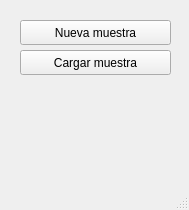
<?xml version="1.0" encoding="UTF-8"?>
<ui version="4.0">
 <class>MainWindow</class>
 <widget class="QMainWindow" name="MainWindow">
  <property name="geometry">
   <rect>
    <x>0</x>
    <y>0</y>
    <width>189</width>
    <height>210</height>
   </rect>
  </property>
  <property name="windowTitle">
   <string>MainWindow</string>
  </property>
  <widget class="QWidget" name="centralwidget">
   <widget class="QPushButton" name="pushButton">
    <property name="geometry">
     <rect>
      <x>20</x>
      <y>20</y>
      <width>151</width>
      <height>25</height>
     </rect>
    </property>
    <property name="text">
     <string>Nueva muestra</string>
    </property>
   </widget>
   <widget class="QPushButton" name="pushButton_2">
    <property name="geometry">
     <rect>
      <x>20</x>
      <y>50</y>
      <width>151</width>
      <height>25</height>
     </rect>
    </property>
    <property name="text">
     <string>Cargar muestra</string>
    </property>
   </widget>
  </widget>
  <widget class="QMenuBar" name="menubar">
   <property name="geometry">
    <rect>
     <x>0</x>
     <y>0</y>
     <width>189</width>
     <height>22</height>
    </rect>
   </property>
  </widget>
  <widget class="QStatusBar" name="statusbar"/>
 </widget>
 <resources/>
 <connections/>
</ui>
